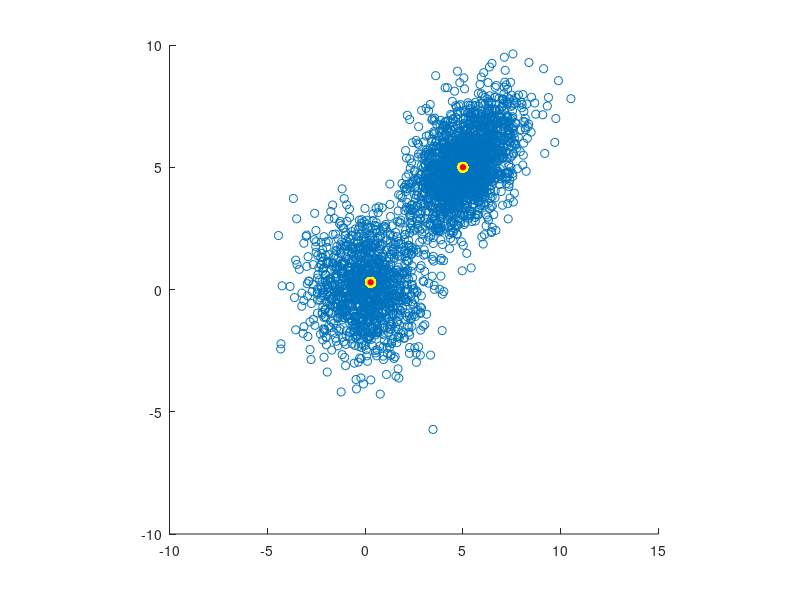

Reproduce this figure in MATLAB.
% Implementing mean shift

% Define the input distributions
mu1 = [0 0];
mu2 = [5 5];
C1  = [2, 0; 0, 2];
C2  = [2, 1; 1, 2];

% Get the samples
n_samples = 3000;
samples = zeros(2, n_samples);
min_dist = 0.0001;
max_iter = Inf;

for i=1:n_samples
    if(rand()<0.4)
        samples(:, i) = transpose(mvnrnd(mu1, C1));
    else
        samples(:, i) = transpose(mvnrnd(mu2, C2));
    end
end

% Display the scatter and hold the plot
figure;
axis square;
scatter(samples(1, :), samples(2, :));
hold;

% Do the mean shift
num = [0; 0];
denomTerm = 0;
newPoint = [0; 0];
dist = 0;
output = samples;
iter = 0;
iterations = zeros(1, n_samples);

for i=1:n_samples
    disp(i);
    dist = 10;
    iter = 0;
    while dist>min_dist && iter<max_iter % max_iter is set to Inf.
         num = [sum(samples(1, :).*exp(-1*sum((samples-[output(1, i)*ones(1, n_samples); output(2, i)*ones(1, n_samples)]).^2)/8)); ...
                sum(samples(2, :).*exp(-1*sum((samples-[output(1, i)*ones(1, n_samples); output(2, i)*ones(1, n_samples)]).^2)/8))];
        denomTerm = sum(exp(-1*sum((samples-[output(1, i)*ones(1, n_samples); output(2, i)*ones(1, n_samples)]).^2)/8));
        denom = [denomTerm; denomTerm];
        newPoint = num ./ denom;
        dist = sqrt(sum((output(:, i)-newPoint).^2));
        output(:, i) = newPoint;
        iter = iter+1;
    end
    iterations(i) = iter;
end

% Plot the output
axis square;
scatter(output(1, :), output(2, :), 40, 'MarkerEdgeColor',[1 1 0], 'MarkerFaceColor',[1 0 0], 'LineWidth',1.5);